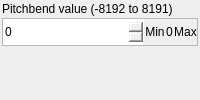
                         <widget class="QWidget" name="page_midiSend_pitchbend">
                          <layout class="QVBoxLayout" name="verticalLayout_23">
                           <property name="spacing">
                            <number>2</number>
                           </property>
                           <property name="leftMargin">
                            <number>2</number>
                           </property>
                           <property name="topMargin">
                            <number>2</number>
                           </property>
                           <property name="rightMargin">
                            <number>2</number>
                           </property>
                           <property name="bottomMargin">
                            <number>2</number>
                           </property>
                           <item>
                            <widget class="QLabel" name="label_32">
                             <property name="text">
                              <string>Pitchbend value (-8192 to 8191)</string>
                             </property>
                            </widget>
                           </item>
                           <item>
                            <widget class="QFrame" name="frame_43">
                             <property name="minimumSize">
                              <size>
                               <width>0</width>
                               <height>28</height>
                              </size>
                             </property>
                             <property name="maximumSize">
                              <size>
                               <width>16777215</width>
                               <height>28</height>
                              </size>
                             </property>
                             <property name="styleSheet">
                              <string notr="true"/>
                             </property>
                             <property name="frameShape">
                              <enum>QFrame::StyledPanel</enum>
                             </property>
                             <property name="frameShadow">
                              <enum>QFrame::Raised</enum>
                             </property>
                             <property name="buttonFrame" stdset="0">
                              <bool>true</bool>
                             </property>
                             <layout class="QHBoxLayout" name="horizontalLayout_45">
                              <property name="spacing">
                               <number>1</number>
                              </property>
                              <property name="leftMargin">
                               <number>0</number>
                              </property>
                              <property name="topMargin">
                               <number>0</number>
                              </property>
                              <property name="rightMargin">
                               <number>0</number>
                              </property>
                              <property name="bottomMargin">
                               <number>0</number>
                              </property>
                              <item>
                               <widget class="QSpinBox" name="spinBox_midiSendList_pitchbend">
                                <property name="sizePolicy">
                                 <sizepolicy hsizetype="Minimum" vsizetype="Minimum">
                                  <horstretch>0</horstretch>
                                  <verstretch>0</verstretch>
                                 </sizepolicy>
                                </property>
                                <property name="styleSheet">
                                 <string notr="true">border-top-right-radius: 0;
border-bottom-right-radius: 0;</string>
                                </property>
                                <property name="minimum">
                                 <number>-8192</number>
                                </property>
                                <property name="maximum">
                                 <number>8191</number>
                                </property>
                                <property name="value">
                                 <number>0</number>
                                </property>
                               </widget>
                              </item>
                              <item>
                               <widget class="QPushButton" name="pushButton_midiSendList_pbmin">
                                <property name="sizePolicy">
                                 <sizepolicy hsizetype="Maximum" vsizetype="Minimum">
                                  <horstretch>0</horstretch>
                                  <verstretch>0</verstretch>
                                 </sizepolicy>
                                </property>
                                <property name="toolTip">
                                 <string>Replace the selected item in the list</string>
                                </property>
                                <property name="styleSheet">
                                 <string notr="true">border-top-left-radius: 0;
border-bottom-left-radius: 0;
border-top-right-radius: 0;
border-bottom-right-radius: 0;</string>
                                </property>
                                <property name="text">
                                 <string>Min</string>
                                </property>
                               </widget>
                              </item>
                              <item>
                               <widget class="QPushButton" name="pushButton_midiSendList_pbzero">
                                <property name="sizePolicy">
                                 <sizepolicy hsizetype="Maximum" vsizetype="Minimum">
                                  <horstretch>0</horstretch>
                                  <verstretch>0</verstretch>
                                 </sizepolicy>
                                </property>
                                <property name="toolTip">
                                 <string>Replace the selected item in the list</string>
                                </property>
                                <property name="styleSheet">
                                 <string notr="true">border-top-left-radius: 0;
border-bottom-left-radius: 0;
border-top-right-radius: 0;
border-bottom-right-radius: 0;</string>
                                </property>
                                <property name="text">
                                 <string>0</string>
                                </property>
                               </widget>
                              </item>
                              <item>
                               <widget class="QPushButton" name="pushButton_midiSendList_pbmax">
                                <property name="sizePolicy">
                                 <sizepolicy hsizetype="Maximum" vsizetype="Minimum">
                                  <horstretch>0</horstretch>
                                  <verstretch>0</verstretch>
                                 </sizepolicy>
                                </property>
                                <property name="toolTip">
                                 <string>Replace the selected item in the list</string>
                                </property>
                                <property name="styleSheet">
                                 <string notr="true">border-top-left-radius: 0;
border-bottom-left-radius: 0;</string>
                                </property>
                                <property name="text">
                                 <string>Max</string>
                                </property>
                               </widget>
                              </item>
                             </layout>
                            </widget>
                           </item>
                           <item>
                            <spacer name="verticalSpacer_6">
                             <property name="orientation">
                              <enum>Qt::Vertical</enum>
                             </property>
                             <property name="sizeHint" stdset="0">
                              <size>
                               <width>20</width>
                               <height>40</height>
                              </size>
                             </property>
                            </spacer>
                           </item>
                          </layout>
                         </widget>
